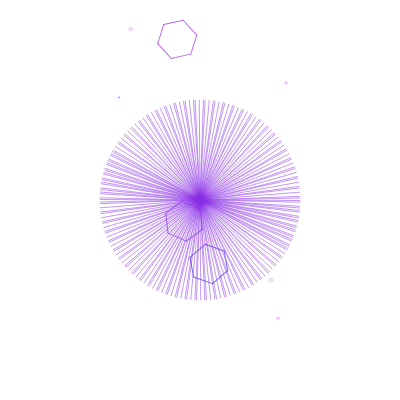
Frame 1 (no input)
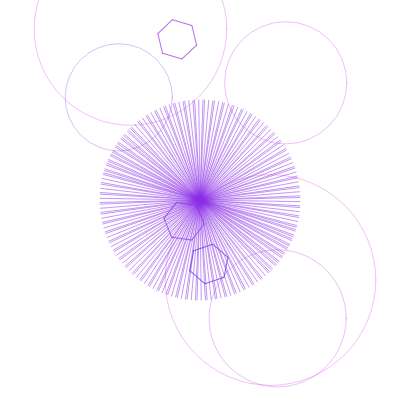
Frame 60 (no input)
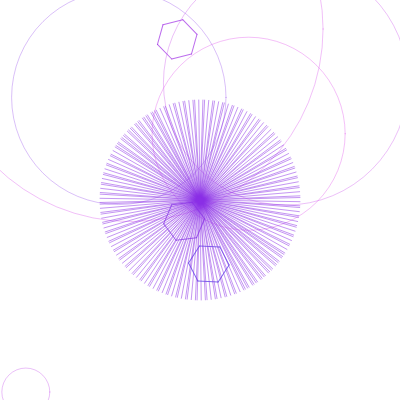
Frame 120 (the mouse pressed at the canvas centre since frame 60)

The p5.js sketch that drew these frames (run headless with seeded random() and noise() and a simulated clock; from frame 60 on, the mouse is pressed at the canvas centre):

// p5.js sketch
// ── sketch.js
let waves = [];
let grids = [];
let time = 0;

function setup() {
  createCanvas(400, 400);
  colorMode(HSB, 360, 100, 100, 1);
  
  // Initialize seismic waves
  for (let i = 0; i < 5; i++) {
    waves.push({
      x: random(width),
      y: random(height),
      radius: 0,
      maxRadius: random(100, 300),
      speed: random(0.5, 2),
      hue: 270 + random(-30, 30)
    });
  }
  
  // Initialize hexagonal grids
  for (let i = 0; i < 3; i++) {
    grids.push({
      x: random(width),
      y: random(height),
      size: random(20, 60),
      speed: random(0.01, 0.03),
      rotation: random(TWO_PI),
      hue: 270 + random(-30, 30)
    });
  }
}

function draw() {
  background(360);
  
  time += 0.01;
  
  // Update and draw seismic waves
  for (let wave of waves) {
    wave.radius += wave.speed;
    
    if (wave.radius > wave.maxRadius) {
      wave.radius = 0;
      wave.x = random(width);
      wave.y = random(height);
    }
    
    stroke(wave.hue, 80, 90, 0.3);
    noFill();
    ellipse(wave.x, wave.y, wave.radius * 2);
  }
  
  // Update and draw hexagonal grids
  for (let grid of grids) {
    grid.size = 20 + sin(time * grid.speed) * 20;
    grid.rotation += grid.speed * 0.5;
    
    push();
    translate(grid.x, grid.y);
    rotate(grid.rotation);
    
    stroke(grid.hue, 80, 90, 0.7);
    noFill();
    
    for (let i = 0; i < 6; i++) {
      let angle = TWO_PI / 6 * i;
      let x1 = cos(angle) * grid.size;
      let y1 = sin(angle) * grid.size;
      let x2 = cos(angle + TWO_PI / 6) * grid.size;
      let y2 = sin(angle + TWO_PI / 6) * grid.size;
      
      line(x1, y1, x2, y2);
    }
    
    pop();
  }
  
  // Draw fracturing lines
  stroke(270, 80, 90, 0.5);
  noFill();
  
  for (let i = 0; i < 100; i++) {
    let angle = time * 0.5 + i * 0.1;
    let x1 = width/2 + cos(angle) * 100;
    let y1 = height/2 + sin(angle) * 100;
    let x2 = width/2 + cos(angle + PI) * 100;
    let y2 = height/2 + sin(angle + PI) * 100;
    
    line(x1, y1, x2, y2);
  }
}
